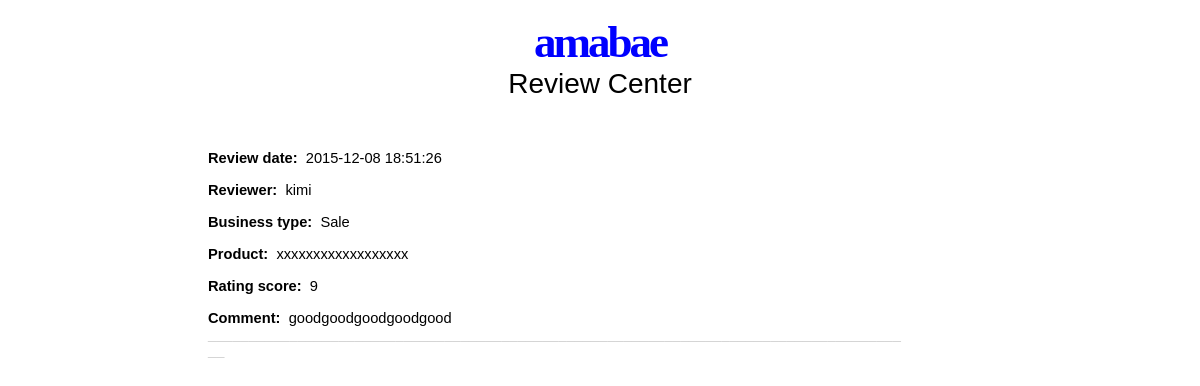
Screenshot of /checkreview.php (signed in) with the database file from the repository.
### tables this page shows
CREATE TABLE Rating(RatingID      INTEGER UNSIGNED AUTO_INCREMENT,
                    OrderID       INTEGER UNSIGNED NOT NULL,
                    buyer     INTEGER UNSIGNED NOT NULL,
                    seller    INTEGER UNSIGNED NOT NULL DEFAULT 0,
                    supplier   INTEGER UNSIGNED NOT NULL DEFAULT 0,
                    source    INTEGER NOT NULL,
                    comment       TEXT(1000),
                    comment_time  DATETIME NOT NULL,
                    score         INTEGER NOT NULL,
                    PRIMARY KEY (RatingID));

CREATE TABLE Users( UserID      INTEGER UNSIGNED AUTO_INCREMENT,
                    username    VARCHAR(30) UNIQUE NOT NULL,
                    password    VARCHAR(20) NOT NULL,
                    email        VARCHAR(50) NOT NULL,
                    gender      VARCHAR(10),
                    age         INTEGER,
                    income      REAL DEFAULT 0,
                    rating          INTEGER NOT NULL DEFAULT 0,
                    status     INTEGER NOT NULL DEFAULT 0,
                    PRIMARY KEY (UserID));

CREATE TABLE Orders (OrderID      INTEGER UNSIGNED AUTO_INCREMENT,
                     ItemID       INTEGER UNSIGNED NOT NULL,
                     source       INTEGER UNSIGNED NOT NULL,
                     category     INTEGER UNSIGNED NOT NULL,
                     quantity     INTEGER UNSIGNED NOT NULL, 
                     buyer        INTEGER UNSIGNED NOT NULL,
                     seller       INTEGER UNSIGNED NOT NULL DEFAULT 0,
                     supplier   INTEGER UNSIGNED NOT NULL DEFAULT 0,
                     order_time   DATETIME NOT NULL,
                     cardtype   VARCHAR(20) NOT NULL,
                     creditcard   VARCHAR(20) NOT NULL,
                     bidornot     INTEGER NOT NULL,
                     price    REAL NOT NULL,
                     amount    REAL NOT NULL,
                     shippingfee REAL NOT NULL,
                     status       INTEGER NOT NULL,
                     PRIMARY KEY (OrderID),
                     FOREIGN KEY (ItemID) REFERENCES Items(ItemID),
                     FOREIGN KEY (category) REFERENCES Categories(CategoryID));

CREATE TABLE Items (ItemID        INTEGER UNSIGNED AUTO_INCREMENT,
          category   INTEGER UNSIGNED NOT NULL,
                    item_name     TEXT NOT NULL,
                    description   TEXT NOT NULL,
                    quantity   INTEGER NOT NULL,
                    shippinginfo  VARCHAR(50)  NOT NULL,
                    shippingprice REAL   NOT NULL,
                    uploadtime    DATETIME,
                    location      VARCHAR(50)  NOT NULL,
                    picture    TEXT,
                    source    INTEGER NOT NULL,
                    PRIMARY KEY (ItemID),
                    FOREIGN KEY (Category) REFERENCES Categories(CategoryID));

### checkreview.php (the view, shortened to what this page needs)
<!DOCTYPE html>
<html lang="en-US">
<head>
</head>
<body>
<p style="text-align:center">
<a style="color:blue;" class="pagename" href="index.php">amabae</a><br>
<span style="font-size:28px;">Review Center</span>
</p>
<?php
$userid = $_SESSION['uid'];
?>
<br/>
<p>
<?php
include "dbconnect2.php";
$ratequery = mysqli_query($conn, "select R.comment_time, R.score, R.comment, O.bidornot, U.username, I.item_name from Rating R, Orders O, Users U, Items I where R.seller = '$userid' and R.OrderID = O.OrderID and R.buyer = U.UserID and O.ItemID = I.ItemID order by R.comment_time DESC");
while($row = mysqli_fetch_array($ratequery))
{
	$ratetime = $row['comment_time'];
	$reviewer = $row['username'];
	$product = $row['item_name'];
	$comment = $row['comment'];
	$myscore = $row['score'];
	if($row['bidornot'] == 0){
		$bustype = "Sale";
	}
	else{
		$bustype = "Auction";
	}
   	echo '<p style="font-family:arial,sans-serif;font-size:11pt;text-decoration:none;text-align:left;width:700px;padding-left:200px;word-wrap: break-word; word-break: break-all">';
	echo '<b>Review date:</b>&nbsp&nbsp'.$ratetime.'<br/><br/>';
	echo '<b>Reviewer:</b>&nbsp&nbsp'.$reviewer.'<br/><br/>';
	echo '<b>Business type:</b>&nbsp&nbsp'.$bustype.'<br/><br/>';
	echo '<b>Product:</b>&nbsp&nbsp'.$product.'<br/><br/>';
	echo '<b>Rating score:</b>&nbsp&nbsp'.$myscore.'<br/><br/>';
	echo '<b>Comment:</b>&nbsp&nbsp'.$comment.'<br/>';
    echo '<font color="#D3D3D3">';
    echo "_______________________________________________________________________________________</font><br/><br/><br/>";
	echo '</p>';
}
?>
</p>
</body>
</html>

### checkreview.php (style rules this page uses)
body { font-family:Arial, Sans-serif; }
a { text-decoration:none; }
a.pagename { padding:3px; font-weight:bold; font-family:serif; letter-spacing:-3px; font-size:45px; color:#111; }

### rows the page displays
rating: comment_time "2015-12-08 18:51:26", users.username "kimi", OrderID.bidornot "Sale", items.item_name "xxxxxxxxxxxxxxxxxx", score "9", comment "goodgoodgoodgoodgood"
